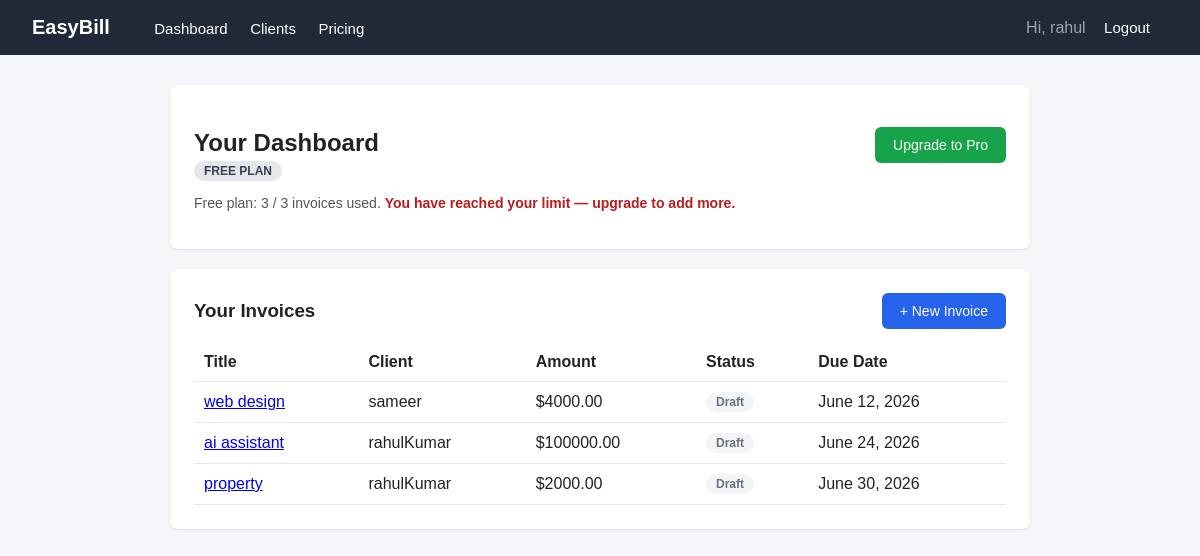
The app's page /dashboard/ (signed in) with its own data.
### invoices/models.py (models this page shows, shortened)
class Invoice(models.Model):
    STATUS_DRAFT = 'draft'
    STATUS_SENT = 'sent'
    STATUS_PAID = 'paid'
    STATUS_CHOICES = [
        (STATUS_DRAFT, 'Draft'),
        (STATUS_SENT, 'Sent'),
        (STATUS_PAID, 'Paid'),
    ]
    owner = models.ForeignKey(User, on_delete=models.CASCADE)
    client = models.ForeignKey(Client, on_delete=models.CASCADE)
    title = models.CharField(max_length=200, help_text="e.g. 'Website redesign work'")
    amount = models.DecimalField(max_digits=10, decimal_places=2)
    status = models.CharField(max_length=10, choices=STATUS_CHOICES, default=STATUS_DRAFT)
    created_at = models.DateTimeField(auto_now_add=True)
    due_date = models.DateField()

class Client(models.Model):
    owner = models.ForeignKey(User, on_delete=models.CASCADE)
    name = models.CharField(max_length=200)
    email = models.EmailField()
    created_at = models.DateTimeField(auto_now_add=True)

### invoices/views.py (the view)
# urls.py: path('dashboard/', views.dashboard_page, name='dashboard'),
@login_required
def dashboard_page(request):
    profile = get_or_create_profile(request.user)
    invoice_list = Invoice.objects.filter(owner=request.user).order_by('-created_at')
    context = {
        'profile': profile,
        'invoice_list': invoice_list,
        'invoice_count': invoice_list.count(),
        'limit_reached': profile.invoice_limit_reached(),
    }
    return render(request, 'invoices/dashboard.html', context)

### invoices/models.py (called while the page is built)
    def is_pro(self):
        return self.plan == PLAN_PRO and self.subscription_is_active

    def invoice_limit_reached(self):
        if self.is_pro():
            return False
        invoice_count = self.user.invoice_set.count()
        return invoice_count >= FREE_PLAN_INVOICE_LIMIT

### invoices/views.py (called while the page is built)
def get_or_create_profile(user):
    profile, created = UserProfile.objects.get_or_create(user=user, defaults={'plan': 'free'})
    return profile

### invoices/templates/invoices/dashboard.html (shortened to what this page needs)
{% extends 'invoices/base.html' %}
{% block content %}
<div class="card">
    <div style="display:flex; justify-content:space-between; align-items:center;">
        <div>
            <h2 style="margin-bottom:4px;">Your Dashboard</h2>
            {% if profile.is_pro %}
                <span class="badge badge-pro">PRO PLAN</span>
            {% else %}
                <span class="badge badge-free">FREE PLAN</span>
            {% endif %}
        </div>
        {% if not profile.is_pro %}
            <a href="{% url 'pricing' %}" class="btn btn-green">Upgrade to Pro</a>
        {% endif %}
    </div>
    {% if not profile.is_pro %}
        <p style="margin-top:14px; color:#555; font-size:14px;">
            Free plan: {{ invoice_count }} / 3 invoices used.
            {% if limit_reached %}
                <strong style="color:#b91c1c;"> You have reached your limit — upgrade to add more.</strong>
            {% endif %}
        </p>
    {% endif %}
</div>
<div class="card">
    <div style="display:flex; justify-content:space-between; align-items:center; margin-bottom:14px;">
        <h3 style="margin:0;">Your Invoices</h3>
        <a href="{% url 'add_invoice' %}" class="btn">+ New Invoice</a>
    </div>
    {% if invoice_list %}
    <table>
        <tr>
            <th>Title</th>
            <th>Client</th>
            <th>Amount</th>
            <th>Status</th>
            <th>Due Date</th>
        </tr>
        {% for invoice in invoice_list %}
        <tr>
            <td><a href="{% url 'invoice_detail' invoice.id %}">{{ invoice.title }}</a></td>
            <td>{{ invoice.client.name }}</td>
            <td>${{ invoice.amount }}</td>
            <td>
                <span class="badge badge-{{ invoice.status }}">{{ invoice.get_status_display }}</span>
            </td>
            <td>{{ invoice.due_date }}</td>
        </tr>
        {% endfor %}
    </table>
    {% else %}
        <p style="color:#777;">You have no invoices yet. Create your first one above.</p>
    {% endif %}
</div>
{% endblock %}

### invoices/templates/invoices/base.html (shortened to what this page needs)
<!DOCTYPE html>
<html lang="en">
<head>
</head>
<body>
<nav>
    <div>
        <a href="{% url 'home' %}" class="brand">EasyBill</a>
        {% if user.is_authenticated %}
            <a href="{% url 'dashboard' %}">Dashboard</a>
            <a href="{% url 'client_list' %}">Clients</a>
            <a href="{% url 'pricing' %}">Pricing</a>
        {% else %}
            <a href="{% url 'pricing' %}">Pricing</a>
        {% endif %}
    </div>
    <div>
        {% if user.is_authenticated %}
            <span style="color:#9ca3af; margin-right:14px;">Hi, {{ user.username }}</span>
            <a href="{% url 'logout' %}">Logout</a>
        {% else %}
            <a href="{% url 'login' %}">Login</a>
            <a href="{% url 'signup' %}">Sign Up</a>
        {% endif %}
    </div>
</nav>
<div class="container">
    {% block content %}
    {% endblock %}
</div>
</body>
</html>

### invoices/templates/invoices/base.html (style rules this page uses)
* { box-sizing: border-box; }
body { font-family: Arial, Helvetica, sans-serif; margin: 0; background: #f5f6fa; color: #222; }
nav { background: #1f2937; padding: 16px 32px; display: flex; justify-content: space-between; align-items: center; }
nav a { color: #fff; text-decoration: none; margin-right: 18px; font-size: 15px; }
nav a.brand { font-weight: bold; font-size: 20px; margin-right: 40px; }
.container { max-width: 900px; margin: 30px auto; padding: 0 20px; }
.card { background: #fff; border-radius: 8px; padding: 24px; box-shadow: 0 1px 3px rgba(0,0,0,0.1); margin-bottom: 20px; }
.btn { display: inline-block; background: #2563eb; color: #fff; padding: 10px 18px; border-radius: 6px; text-decoration: none; border: none; font-size: 14px; cursor: pointer; }
.btn-green { background: #16a34a; }
table { width: 100%; border-collapse: collapse; }
th, td { text-align: left; padding: 10px; border-bottom: 1px solid #e5e7eb; }
.badge { display: inline-block; padding: 3px 10px; border-radius: 12px; font-size: 12px; font-weight: bold; }
.badge-free { background: #e5e7eb; color: #374151; }
.badge-draft { background: #f3f4f6; color: #6b7280; }

### records on screen
Invoice: title "web design", client.name "sameer", amount "4000.00", status "Draft", due_date "June 12, 2026"
Invoice: title "ai assistant", client.name "rahulKumar", amount "100000.00", status "Draft", due_date "June 24, 2026"
Invoice: title "property", client.name "rahulKumar", amount "2000.00", status "Draft", due_date "June 30, 2026"

### other values on screen
{{ user.username }} "rahul"
{{ invoice_count }} "3"
